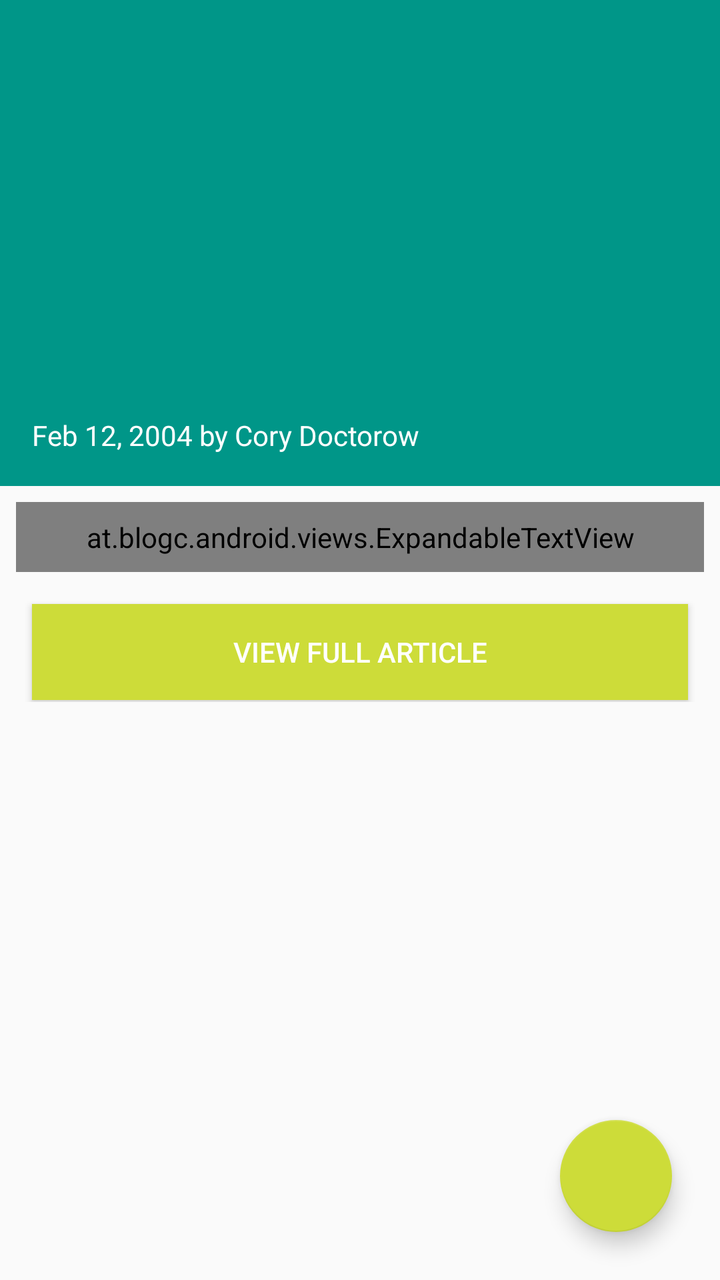
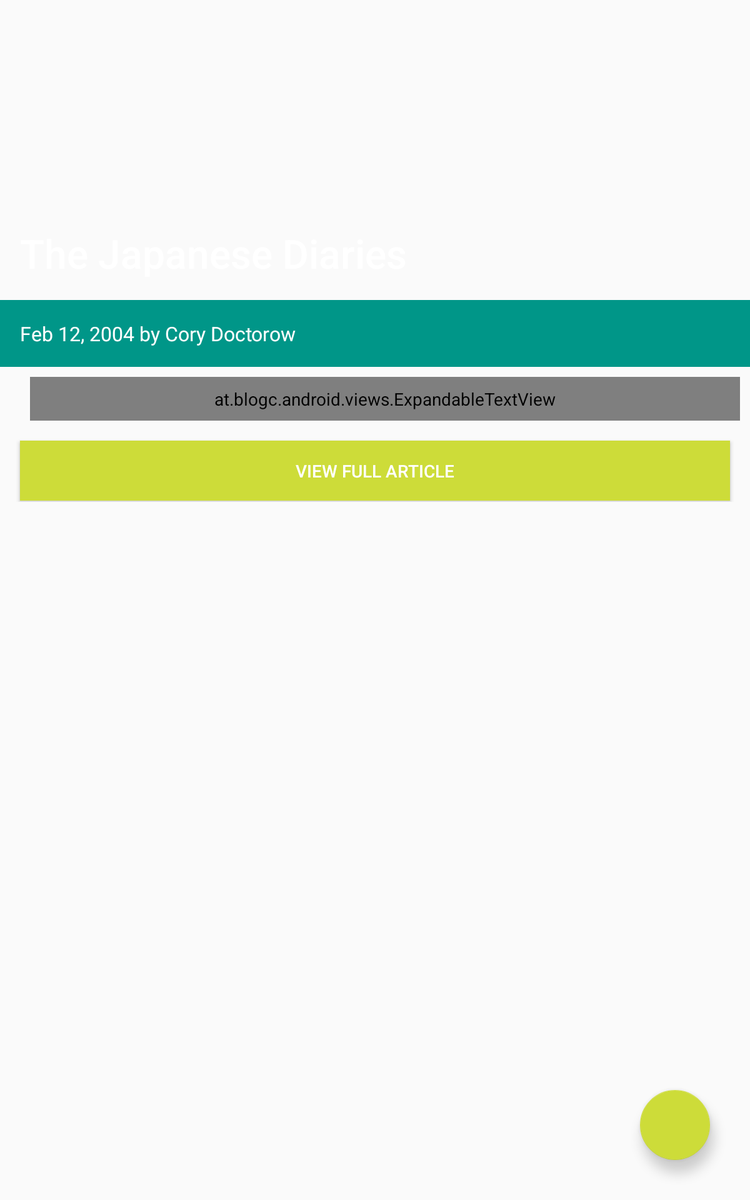

One screen, two layout resources from the same app: the default and the repository's alternative for another configuration. Each is rendered where Android would select it; the XML of both is given below.
<!-- AndroidManifest.xml: activity theme AppTheme.NoActionBar -->
<!-- res/layout/fragment_article_detail.xml -->
<?xml version="1.0" encoding="utf-8"?>
<android.support.design.widget.CoordinatorLayout xmlns:android="http://schemas.android.com/apk/res/android"
    android:layout_width="match_parent"
    android:layout_height="match_parent"
    xmlns:app="http://schemas.android.com/apk/res-auto"
    xmlns:tools="http://schemas.android.com/tools">

    <android.support.design.widget.AppBarLayout
        android:id="@+id/app_bar_layout"
        android:layout_width="match_parent"
        android:layout_height="192dp"
        android:theme="@style/AppTheme.AppBarOverlay"
        android:background="?colorPrimary">

        <android.support.design.widget.CollapsingToolbarLayout
            android:id="@+id/collapsing_toolbar_layout"
            android:layout_width="match_parent"
            android:layout_height="match_parent"
            app:collapsedTitleTextAppearance="@style/TextAppearance.AppCompat.Widget.ActionBar.Title.Inverse"
            app:expandedTitleTextAppearance="@style/TextAppearance.AppCompat.Title.Inverse"
            app:expandedTitleMarginStart="16dp"
            app:contentScrim="?attr/colorPrimary"
            app:layout_scrollFlags="scroll|exitUntilCollapsed">
            
            <FrameLayout
                android:layout_width="match_parent"
                android:layout_height="match_parent">
                
                <ImageView
                    android:layout_width="match_parent"
                    android:layout_height="match_parent"
                    app:layout_collapseMode="parallax"
                    android:scaleType="centerCrop"
                    android:adjustViewBounds="true"
                    android:id="@+id/photo"
                    tools:src="@drawable/empty_detail" />
                
                <View
                    android:layout_width="match_parent"
                    android:layout_height="match_parent"
                    android:background="@drawable/scrim"
                    />

            </FrameLayout>
            

            <android.support.v7.widget.Toolbar
                android:id="@+id/app_bar"
                android:layout_width="match_parent"
                android:layout_height="?actionBarSize"
                app:navigationIcon="@drawable/ic_arrow_back"
                android:theme="@style/ThemeOverlay.AppCompat.Dark.ActionBar"
                app:popupTheme="@style/AppTheme.PopupOverlay"
                app:contentInsetStart="72dp"
                app:layout_collapseMode="pin"
                />

        </android.support.design.widget.CollapsingToolbarLayout>

    </android.support.design.widget.AppBarLayout>

    <include layout="@layout/fragment_article_detail_content"/>


    <android.support.design.widget.FloatingActionButton
        android:id="@+id/share_fab"
        android:layout_width="wrap_content"
        app:pressedTranslationZ="@dimen/fab_press_translation_z"
        app:elevation="@dimen/fab_elevation"
        android:layout_height="wrap_content"
        android:layout_gravity="bottom|end"
        android:layout_margin="@dimen/fab_margin"
        android:src="@drawable/ic_share" />


</android.support.design.widget.CoordinatorLayout>
<!-- res/layout/fragment_article_detail_content.xml (included above) -->
<?xml version="1.0" encoding="utf-8"?>
<android.support.v4.widget.NestedScrollView xmlns:tools="http://schemas.android.com/tools"
    android:layout_height="match_parent"
    android:layout_width="match_parent"
    android:id="@+id/nested_scroller"
    xmlns:app="http://schemas.android.com/apk/res-auto"
    app:layout_behavior="@string/appbar_scrolling_view_behavior"
    xmlns:android="http://schemas.android.com/apk/res/android">


    <android.support.constraint.ConstraintLayout
        android:id="@+id/constraint_layout"
        xmlns:android="http://schemas.android.com/apk/res/android"
        xmlns:app="http://schemas.android.com/apk/res-auto"
        xmlns:tools="http://schemas.android.com/tools"
        android:layout_width="match_parent"
        android:layout_height="wrap_content"
        android:paddingBottom="@dimen/detail_content_constraint_layout_padding_bottom">

        <LinearLayout
            android:id="@+id/article_details"
            android:layout_width="match_parent"
            android:layout_height="wrap_content"
            android:background="@color/colorPrimary"
            app:layout_constraintEnd_toEndOf="parent"
            app:layout_constraintStart_toStartOf="parent"
            app:layout_constraintTop_toTopOf="parent"
            android:orientation="vertical"
            android:padding="@dimen/detail_content_article_details_padding">

            <TextView
                android:id="@+id/article_byLine"
                android:layout_width="match_parent"
                android:layout_height="wrap_content"
                android:textSize="@dimen/detail_content_article_byLine_textSize"
                tools:text="Feb 12, 2004 by Cory Doctorow"
                android:textColor="@color/textColor"
                />


        </LinearLayout>

        <at.blogc.android.views.ExpandableTextView
            android:id="@+id/article_body"
            android:layout_width="0dp"
            android:layout_height="wrap_content"
            android:layout_marginEnd="@dimen/detail_content_article_body_margin_end"
            android:layout_marginStart="@dimen/detail_content_article_body_marginStart"
            android:layout_marginTop="@dimen/detail_content_article_body_marginTop"
            android:ellipsize="end"
            android:padding="@dimen/detail_content_article_body_padding"
            android:textSize="@dimen/detail_content_article_body_textSize"
            android:textColor="@color/textColorDark"
            app:layout_constraintEnd_toEndOf="parent"
            app:layout_constraintStart_toStartOf="parent"
            app:layout_constraintTop_toBottomOf="@+id/article_details"
            tools:text="Hello there this is an awesome article!"
            app:animation_duration="750"/>


        <Button
            android:id="@+id/expand_text"
            android:layout_width="match_parent"
            android:layout_height="wrap_content"
            android:layout_margin="16dp"
            android:background="@color/colorAccent"
            android:text="@string/view_full_article_btn_text"
            android:textColor="@color/textColor"
            app:layout_constraintStart_toStartOf="@+id/article_body"
            app:layout_constraintTop_toBottomOf="@+id/article_body" />

        <ProgressBar
            android:id="@+id/progress_bar"
            android:layout_width="42dp"
            android:layout_height="42dp"
            android:layout_marginEnd="8dp"
            android:layout_marginStart="8dp"
            android:layout_marginTop="8dp"
            android:visibility="invisible"
            app:layout_constraintBottom_toBottomOf="@+id/expand_text"
            app:layout_constraintEnd_toEndOf="@+id/expand_text"
            app:layout_constraintStart_toStartOf="@+id/expand_text"
            app:layout_constraintTop_toTopOf="@+id/expand_text" />

    </android.support.constraint.ConstraintLayout>



</android.support.v4.widget.NestedScrollView>
<!-- resources referenced by this layout -->
<resources>
  <color name="colorAccent">#CDDC39</color>
  <color name="colorPrimary">#009688</color>
  <color name="textColor">@android:color/white</color>
  <color name="textColorDark">#616161</color>
  <dimen name="detail_content_article_body_marginStart">8dp</dimen>
  <dimen name="detail_content_article_body_marginTop">8dp</dimen>
  <dimen name="detail_content_article_body_margin_end">8dp</dimen>
  <dimen name="detail_content_article_body_padding">8dp</dimen>
  <dimen name="detail_content_article_body_textSize">16sp</dimen>
  <dimen name="detail_content_article_byLine_textSize">14sp</dimen>
  <dimen name="detail_content_article_details_padding">16dp</dimen>
  <dimen name="detail_content_constraint_layout_padding_bottom">64dp</dimen>
  <dimen name="fab_elevation">6dp</dimen>
  <dimen name="fab_margin">24dp</dimen>
  <dimen name="fab_press_translation_z">12dp</dimen>
  <string name="view_full_article_btn_text">View Full Article</string>
  <style name="AppTheme.AppBarOverlay" parent="ThemeOverlay.AppCompat.Light" />
  <style name="AppTheme.PopupOverlay" parent="ThemeOverlay.AppCompat.Light" />
  <style name="AppTheme.NoActionBar" parent="AppTheme">
          <item name="windowActionBar">false</item>
          <item name="windowNoTitle">true</item>
      </style>
  <style name="AppTheme" parent="Theme.AppCompat.Light">
          
          <item name="colorPrimary">@color/colorPrimary</item>
          <item name="colorPrimaryDark">@color/colorPrimaryDark</item>
          <item name="colorAccent">@color/colorAccent</item>
      </style>
  <color name="colorPrimaryDark">#00796B</color>
</resources>
<!-- res/layout-sw600dp/fragment_article_detail.xml (the repository's variant of the layout above) -->
<!-- drawn on a 7-inch tablet held upright -->
<?xml version="1.0" encoding="utf-8"?>
<FrameLayout android:layout_width="match_parent"
    android:layout_height="match_parent"
    xmlns:android="http://schemas.android.com/apk/res/android"
    xmlns:app="http://schemas.android.com/apk/res-auto"
    xmlns:tools="http://schemas.android.com/tools">
<android.support.v4.widget.NestedScrollView android:layout_width="match_parent"
    android:layout_height="match_parent"


    android:id="@+id/nested_scroller">

    <LinearLayout android:layout_width="match_parent"
        android:layout_height="match_parent"
        android:orientation="vertical"
        >


            <FrameLayout
                android:id="@+id/tab_img_container"
                android:layout_width="match_parent"
                android:layout_height="240dp"
                app:layout_constraintBottom_toTopOf="@+id/guideline3"
                app:layout_constraintEnd_toEndOf="parent"
                app:layout_constraintStart_toStartOf="parent"
                app:layout_constraintTop_toTopOf="parent">

                <ImageView
                    android:id="@+id/photo"
                    android:scaleType="centerCrop"
                    android:adjustViewBounds="true"
                    android:layout_width="match_parent"
                    android:layout_height="match_parent"
                    tools:src="@drawable/empty_detail"/>

                <View
                    android:layout_width="match_parent"
                    android:layout_height="match_parent"
                    android:background="@drawable/scrim"
                    />

                <TextView
                    android:id="@+id/article_title"
                    android:layout_width="match_parent"
                    android:layout_height="wrap_content"
                    tools:text="The Japanese Diaries"
                    android:layout_margin="@dimen/detail_content_article_detail_margin"
                    android:textAppearance="@style/TextAppearance.AppCompat.Title.Inverse"
                    android:textSize="32sp"
                    android:layout_gravity="bottom"/>

            </FrameLayout>

            <include
                layout="@layout/fragment_article_detail_content"
                android:layout_width="match_parent"
                android:layout_height="wrap_content"
                 />


    </LinearLayout>


</android.support.v4.widget.NestedScrollView>

    <android.support.design.widget.FloatingActionButton
        android:id="@+id/share_fab"
        android:layout_width="wrap_content"
        android:layout_height="wrap_content"
        android:layout_gravity="bottom|end"
        android:layout_margin="@dimen/fab_margin"
        app:elevation="@dimen/fab_elevation"
        android:src="@drawable/ic_share"
        app:pressedTranslationZ="@dimen/fab_press_translation_z"/>

</FrameLayout>
<!-- resources referenced by the variant -->
<!-- as a 7-inch tablet held upright resolves them -->
<resources>
  <color name="colorAccent">#CDDC39</color>
  <color name="colorPrimary">#009688</color>
  <color name="textColor">@android:color/white</color>
  <color name="textColorDark">#616161</color>
  <!-- from res/values-sw600dp/ -->
  <dimen name="detail_content_article_body_marginStart">24dp</dimen>
  <!-- from res/values-sw600dp/ -->
  <dimen name="detail_content_article_body_marginTop">8dp</dimen>
  <!-- from res/values-sw600dp/ -->
  <dimen name="detail_content_article_body_margin_end">8dp</dimen>
  <!-- from res/values-sw600dp/ -->
  <dimen name="detail_content_article_body_padding">8dp</dimen>
  <!-- from res/values-sw600dp/ -->
  <dimen name="detail_content_article_body_textSize">18sp</dimen>
  <!-- from res/values-sw600dp/ -->
  <dimen name="detail_content_article_byLine_textSize">16sp</dimen>
  <!-- from res/values-sw600dp/ -->
  <dimen name="detail_content_article_detail_margin">16dp</dimen>
  <!-- from res/values-sw600dp/ -->
  <dimen name="detail_content_article_details_padding">16dp</dimen>
  <!-- from res/values-sw600dp/ -->
  <dimen name="detail_content_constraint_layout_padding_bottom">24dp</dimen>
  <!-- from res/values-sw600dp/ -->
  <dimen name="fab_elevation">6dp</dimen>
  <!-- from res/values-sw600dp/ -->
  <dimen name="fab_margin">32dp</dimen>
  <!-- from res/values-sw600dp/ -->
  <dimen name="fab_press_translation_z">12dp</dimen>
  <string name="view_full_article_btn_text">View Full Article</string>
  <style name="AppTheme.NoActionBar" parent="AppTheme">
          <item name="windowActionBar">false</item>
          <item name="windowNoTitle">true</item>
      </style>
  <style name="AppTheme" parent="Theme.AppCompat.Light">
          
          <item name="colorPrimary">@color/colorPrimary</item>
          <item name="colorPrimaryDark">@color/colorPrimaryDark</item>
          <item name="colorAccent">@color/colorAccent</item>
      </style>
  <color name="colorPrimaryDark">#00796B</color>
</resources>
